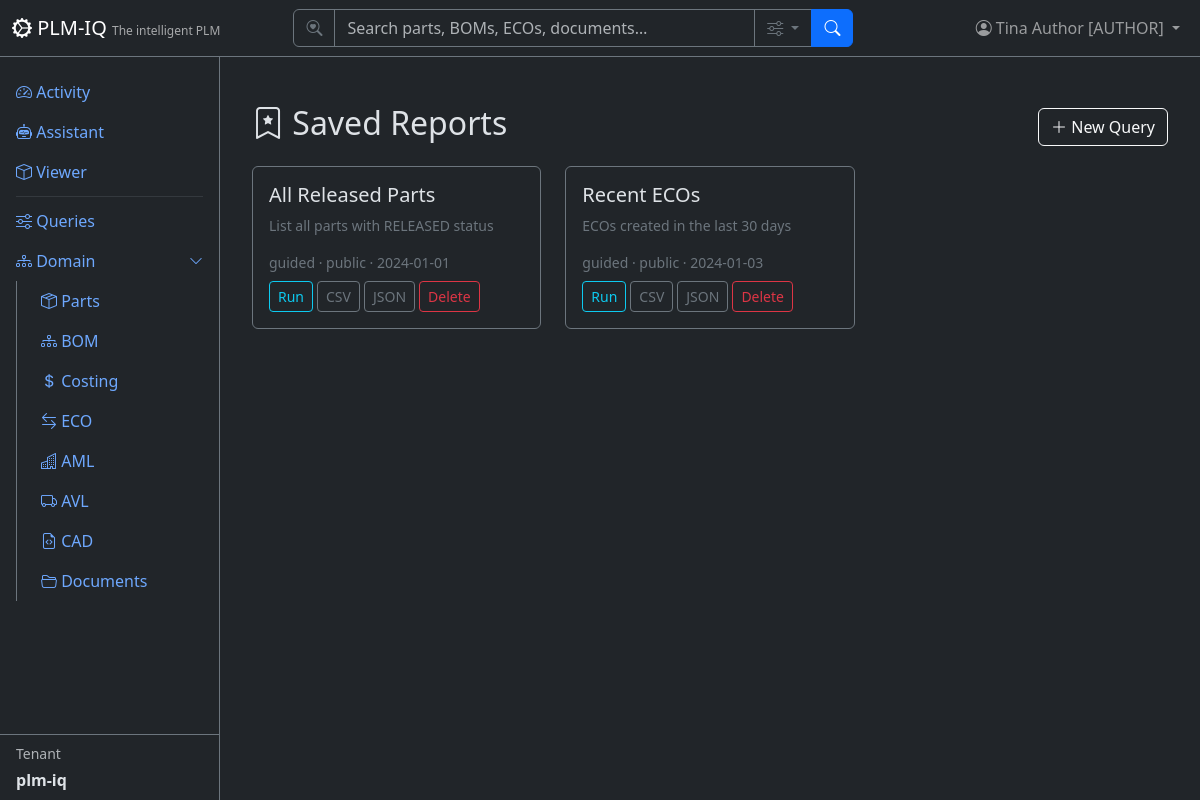
Page /queries/saved (signed in) on the committed database.
### app/models/tenant_user.py (models this page shows)
class User(Base):
    __tablename__ = "users"
    user_id = Column("user_id", Integer, primary_key=True, autoincrement=True)
    username = Column("username", String, unique=True, nullable=True)
    full_name = Column("full_name", String, nullable=False)
    email = Column("email", String, unique=True, nullable=False)
    email_verified = Column("email_verified", Boolean, nullable=False, default=False)
    password_hash = Column("password_hash", String, nullable=False, default="")
    tenant_id = Column("tenant_id", Integer, ForeignKey("tenants.tenant_id"), nullable=False, default=1)
    tenant_key = Column("tenant_key", String, nullable=False)
    is_active = Column("is_active", Boolean, default=True)
    created_date = Column("created_date", String)
    role = Column("role", String, nullable=False, default="reader")
    node_id = Column("node_id", Integer, ForeignKey("plmiq_node.node_id"))
    node = relationship("GraphNode", foreign_keys=[node_id])
    tenant = relationship("Tenant", back_populates="users")
    favorites = relationship("Favorite", back_populates="user")

class Tenant(Base):
    __tablename__ = "tenants"
    tenant_id = Column("tenant_id", Integer, primary_key=True, autoincrement=True)
    tenant_name = Column("tenant_name", String, unique=True, nullable=False)
    tenant_key = Column("tenant_key", String, unique=True, nullable=False)
    tenant_secret = Column("tenant_secret", String, nullable=False, default="")
    subdomain = Column("subdomain", String, unique=True, nullable=True)
    description = Column("description", String)
    created_date = Column("created_date", String)
    role = Column("role", String, default="reader")
    is_active = Column("is_active", Boolean, default=True)
    git_username = Column("git_username", String, nullable=True)          # per-tenant Gitea user (owner of its repos)
    git_secret_enc = Column("git_secret_enc", String, nullable=True)      # Fernet-encrypted Gitea password/token
    git_cad_repo = Column("git_cad_repo", String, nullable=True)          # tenant's private CAD repo
    git_docs_repo = Column("git_docs_repo", String, nullable=True)        # tenant's private docs repo
    git_provisioned = Column("git_provisioned", Boolean, default=False)   # idempotent provisioning flag
    node_id = Column("node_id", Integer, ForeignKey("plmiq_node.node_id"))
    node = relationship("GraphNode", foreign_keys=[node_id])
    users = relationship("User", back_populates="tenant")
    parts = relationship("Part", back_populates="tenant")
    favorites = relationship("Favorite", back_populates="tenant")

### app/models/queries.py (models this page shows)
class SavedQuery(Base):
    __tablename__ = "saved_queries"
    id = Column("id", Integer, primary_key=True, autoincrement=True)
    name = Column("name", String, nullable=False)
    description = Column("description", String)
    mode = Column("mode", String, nullable=False, default="guided")  # "guided" | "sql"
    definition = Column("definition", Text, nullable=False)  # JSON config or raw SQL
    created_by = Column("created_by", Integer, ForeignKey("users.user_id"), nullable=False)
    created_at = Column("created_at", String)
    is_public = Column("is_public", Boolean, default=False)
    tenant_id = Column("tenant_id", Integer, ForeignKey("tenants.tenant_id"), nullable=False, default=1)
    tenant_key = Column("tenant_key", String, nullable=False)

### app/routers/queries.py (the view)
@router.get("/saved", response_class=HTMLResponse)
async def saved_list(request: Request, db: TenantScopedSession = Depends(get_tenant_db)):
    user = require_user(request, db)
    ctx = auth_context(request, db)
    saved = list_reports(db, user)
    return HTMLResponse(content=render(
        "queries/saved.html",
        **ctx,
        saved_reports=saved,
    ))

### app/templates/queries/saved.html
{% extends "base.html" %}
{% block content %}
<div class="container-fluid py-4">
  <div class="d-flex justify-content-between align-items-center mb-3">
    <h2><i class="bi bi-bookmark-star"></i> Saved Reports</h2>
    <a href="/queries" class="btn btn-outline-light"><i class="bi bi-plus-lg"></i> New Query</a>
  </div>
  {% if not saved_reports %}
    <div class="alert alert-secondary">No saved reports yet. Build a query and save it as a report.</div>
  {% else %}
    <div class="row">
      {% for r in saved_reports %}
      <div class="col-md-4 mb-3">
        <div class="card bg-dark border-secondary h-100">
          <div class="card-body">
            <h5 class="card-title">{{ r.name }}</h5>
            {% if r.description %}<p class="card-text small text-secondary">{{ r.description }}</p>{% endif %}
            <div class="small text-secondary mb-2">
              {{ r.mode }}{% if r.is_public %} · public{% endif %} · {{ r.created_at }}
            </div>
            <div class="d-flex flex-wrap gap-1">
              <a href="/queries/saved/{{ r.id }}" class="btn btn-sm btn-outline-info">Run</a>
              <a href="/queries/saved/{{ r.id }}/export?format=csv" class="btn btn-sm btn-outline-secondary">CSV</a>
              <a href="/queries/saved/{{ r.id }}/export?format=json" class="btn btn-sm btn-outline-secondary">JSON</a>
              <form method="post" action="/queries/saved/{{ r.id }}/delete" onsubmit="return confirm('Delete this report?');">
                <button type="submit" class="btn btn-sm btn-outline-danger">Delete</button>
              </form>
            </div>
          </div>
        </div>
      </div>
      {% endfor %}
    </div>
  {% endif %}
</div>
{% endblock %}

### app/templates/base.html (shortened to what this page needs)
<!DOCTYPE html>
<html lang="en" data-bs-theme="dark">
<head>
    <link href="https://cdn.jsdelivr.net/npm/bootstrap@5.3.3/dist/css/bootstrap.min.css" rel="stylesheet">
    <link href="https://cdn.jsdelivr.net/npm/bootstrap-icons@1.11.3/font/bootstrap-icons.css" rel="stylesheet">
</head>
<body>
    <nav class="navbar navbar-expand-md navbar-dark bg-dark fixed-top border-bottom border-secondary">
        <div class="container-fluid">
            <a class="navbar-brand" href="/">
                <i class="bi bi-gear-wide-connected"></i> PLM-IQ
                <small class="d-none d-md-inline">The intelligent PLM</small>
            </a>
            <div class="collapse navbar-collapse" id="navMenu">
                {% if current_user %}
                <form class="d-flex mx-auto my-2 my-md-0" role="search" action="/search" method="get" style="width: 100%; max-width: 560px;">
                    <div class="input-group">
                        <span class="input-group-text bg-dark border-secondary text-secondary"><i class="bi bi-search-heart"></i></span>
                        <input type="search" name="q" class="form-control bg-dark text-light border-secondary" placeholder="Search parts, BOMs, ECOs, documents…" aria-label="Search">
                        <button class="btn btn-outline-secondary dropdown-toggle" type="button" data-bs-toggle="dropdown" data-bs-auto-close="outside" title="Search options">
                            <i class="bi bi-sliders"></i>
                        </button>
                        <button class="btn btn-primary" type="submit"><i class="bi bi-search"></i></button>
                    </div>
                </form>
                {% endif %}
                <ul class="navbar-nav ms-auto align-items-center">
                    {% if current_user %}
                    <li class="nav-item dropdown">
                        <a class="nav-link dropdown-toggle position-relative" href="#" role="button" data-bs-toggle="dropdown" aria-label="Profile Menu" title="Profile Menu">
                            <i class="bi bi-person-circle"></i>
                            <span class="d-none d-md-inline">{{ current_user.full_name }} [{{ current_user.role|upper if current_user.role else 'SUPERUSER' }}]</span>
                        </a>
                    </li>
                    {% else %}
                    <li class="nav-item">
                        <a class="nav-link" href="/login"><i class="bi bi-box-arrow-in-right"></i> Sign In</a>
                    </li>
                    {% endif %}
                </ul>
            </div>
        </div>
    </nav>
    <div class="sidebar bg-dark border-end border-secondary pt-3">
        <ul class="nav nav-pills flex-column flex-grow-1 overflow-auto">
            <li class="nav-item">
                <a class="nav-link" href="/"><i class="bi bi-speedometer2"></i> Activity</a>
            </li>
            <li class="nav-item">
                <a class="nav-link" href="/assistant"><i class="bi bi-robot"></i> Assistant</a>
            </li>
            <li class="nav-item">
                <a class="nav-link" href="/apsviewer"><i class="bi bi-box"></i> Viewer</a>
            </li>
            <li class="nav-item">
                <hr class="nav-divider my-1 mx-3 border-secondary">
            </li>
            <li class="nav-item">
                <a class="nav-link" href="/queries"><i class="bi bi-sliders"></i> Queries</a>
            </li>
            <li class="nav-item">
                <a class="nav-link d-flex justify-content-between align-items-center" data-bs-toggle="collapse" href="#domainSubmenu" role="button" aria-expanded="true">
                    <span><i class="bi bi-diagram-3"></i> Domain</span>
                    <i class="bi bi-chevron-down small"></i>
                </a>
                <div class="collapse show" id="domainSubmenu">
                    <ul class="nav nav-pills flex-column ms-3 border-start border-secondary ps-2">
                        <li class="nav-item">
                            <a class="nav-link" href="/parts"><i class="bi bi-box-seam"></i> Parts</a>
                        </li>
                        <li class="nav-item">
                            <a class="nav-link" href="/bom"><i class="bi bi-diagram-3"></i> BOM</a>
                        </li>
                        <li class="nav-item">
                            <a class="nav-link" href="/costing"><i class="bi bi-currency-dollar"></i> Costing</a>
                        </li>
                        <li class="nav-item">
                            <a class="nav-link" href="/eco"><i class="bi bi-arrow-left-right"></i> ECO</a>
                        </li>
                        <li class="nav-item">
                            <a class="nav-link" href="/aml"><i class="bi bi-buildings"></i> AML</a>
                        </li>
                        <li class="nav-item">
                            <a class="nav-link" href="/avl"><i class="bi bi-truck"></i> AVL</a>
                        </li>
                        <li class="nav-item">
                            <a class="nav-link" href="/cad"><i class="bi bi-file-earmark-code"></i> CAD</a>
                        </li>
                        <li class="nav-item">
                            <a class="nav-link" href="/documents"><i class="bi bi-folder2-open"></i> Documents</a>
                        </li>
                    </ul>
                </div>
            </li>
        </ul>
        {% if current_tenant %}
        <div class="px-3 py-2 border-top border-secondary mt-auto">
            <div class="small text-muted mb-1">Tenant</div>
            <div class="fw-bold">{{ current_tenant.tenant_name }}</div>
        </div>
        {% endif %}
    </div>
    <div class="main-content">
        {% block content %}{% endblock %}
    </div>
</body>
</html>

### app/templates/base.html (style rules this page uses)
body { padding-top: 60px; }
.sidebar { position: fixed; top: 56px; bottom: 0; left: 0; width: 220px; overflow-y: auto; display: flex; flex-direction: column; }
.main-content { margin-left: 220px; padding: 20px; }
.navbar-brand small { font-size: 0.75rem; opacity: 0.6; }

### rows in the picture
User: full_name "Tina Author", role "AUTHOR"
Tenant: tenant_name "plm-iq"
SavedQuery: name "All Released Parts", description "List all parts with RELEASED status", mode "guided", is_public "· public", created_at "2024-01-01"
SavedQuery: name "Recent ECOs", description "ECOs created in the last 30 days", mode "guided", is_public "· public", created_at "2024-01-03"
